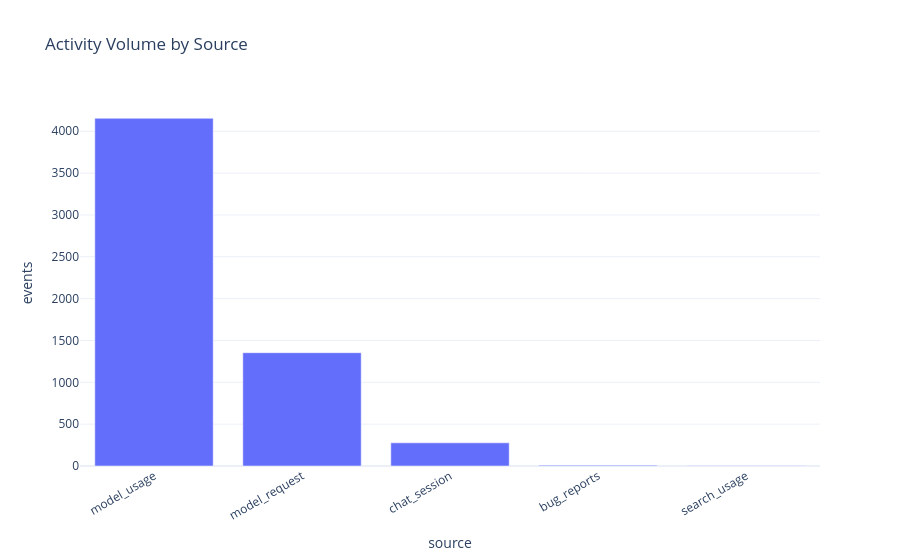

This figure's notebook cell:
### Markdown cell above
## 5) Activity by source

### Code cell
# Replace SQL with pandas value_counts
if not activity_df.empty:
    activity_by_source = activity_df['source'].value_counts().reset_index()
    activity_by_source.columns = ['source', 'events']
else:
    activity_by_source = pd.DataFrame(columns=['source', 'events'])

if not activity_by_source.empty:
    fig = px.bar(activity_by_source, x='source', y='events', title='Activity Volume by Source')
    fig.update_layout(xaxis_tickangle=-30)
    fig.show()

activity_by_source

### Figure 1 — Plotly figure (JSON) as saved in the notebook; plotly's stock layout.template omitted (floating-point values rounded to 4 significant figures)
{"data": [{"alignmentgroup": "True", "hovertemplate": "source=%{x}<br>events=%{y}<extra></extra>", "legendgroup": "", "marker": {"color": "#636efa", "pattern": {"shape": ""}}, "name": "", "offsetgroup": "", "orientation": "v", "showlegend": false, "textposition": "auto", "type": "bar", "x": ["model_usage", "model_request", "chat_session", "bug_reports", "search_usage"], "xaxis": "x", "y": [4155, 1354, 277, 10, 2], "yaxis": "y"}], "layout": {"barmode": "relative", "legend": {"tracegroupgap": 0}, "title": {"text": "Activity Volume by Source"}, "xaxis": {"anchor": "y", "autorange": true, "domain": [0, 1], "range": [-0.5, 4.5], "tickangle": -30, "title": {"text": "source"}, "type": "category"}, "yaxis": {"anchor": "x", "autorange": true, "domain": [0, 1], "range": [0, 4374.0], "title": {"text": "events"}, "type": "linear"}}}
